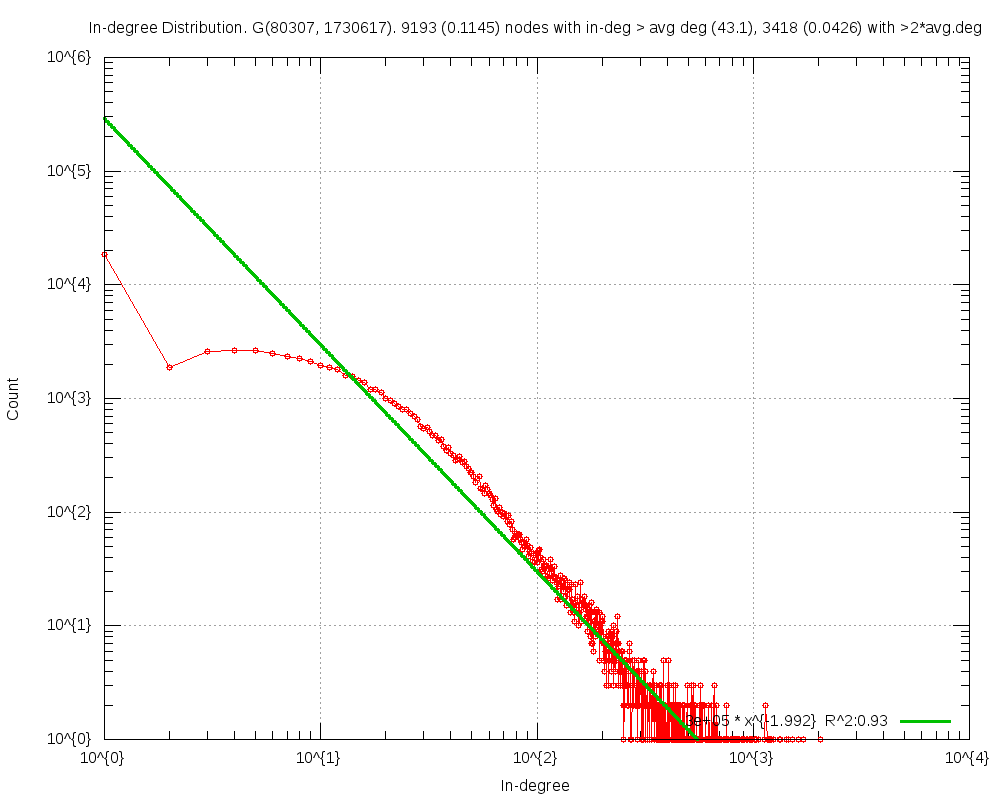

This chart was generated by the following gnuplot code:
#
# In-degree Distribution. G(80307, 1730617). 9193 (0.1145) nodes with in-deg > avg deg (43.1), 3418 (0.0426) with >2*avg.deg (Mon May  5 02:51:29 2014)
#

set title "In-degree Distribution. G(80307, 1730617). 9193 (0.1145) nodes with in-deg > avg deg (43.1), 3418 (0.0426) with >2*avg.deg"
set key bottom right
set logscale xy 10
set format x "10^{%L}"
set mxtics 10
set format y "10^{%L}"
set mytics 10
set grid
set xlabel "In-degree"
set ylabel "Count"
set tics scale 2
set yrange[1.000000:]
set terminal png size 1000,800
set output 'inDeg.FRDG_TCL_FIXP.png'
plot 	"inDeg.FRDG_TCL_FIXP.tab" using 1:2 title "" with linespoints pt 6,\
	f1(x)=290272.995249*x**-1.992136, f1(x) title "3e+05 * x^{-1.992}  R^2:0.93" with lines linewidth 3
